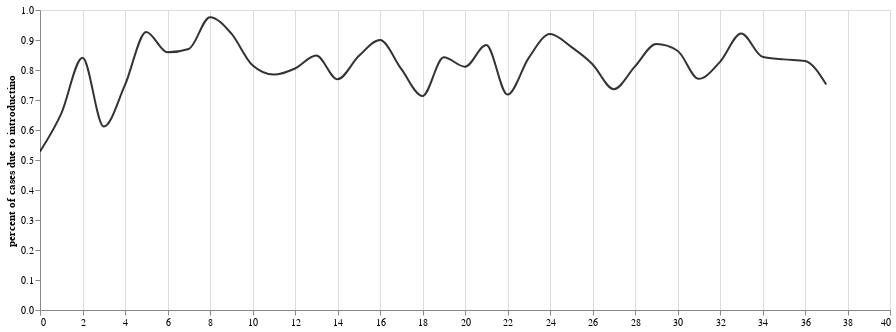

The code cell stored with this chart in its notebook:
### Code cell
percent_intro_sim = alt.Chart(weekly_sim_cases).mark_line(interpolate='monotone', opacity = 0.8, clip = True, color = "black").encode(
    alt.X('week_time', axis=alt.Axis(title="")),
    alt.Y('percent_intro',axis=alt.Axis(title="percent of cases due to introductions", grid=False)),
    
    
).properties(
    width=850,
    height=300)

percent_intro_sim

### Figure 1 — Vega-Lite specification as saved in the notebook (floating-point values rounded to 4 significant figures)
{"config": {"view": {"continuousWidth": 400, "continuousHeight": 300}}, "data": {"name": "data-ad93afafdb6c08659e1cae478872d538"}, "mark": {"type": "line", "clip": true, "color": "black", "interpolate": "monotone", "opacity": 0.8}, "encoding": {"x": {"axis": {"title": ""}, "field": "week_time", "type": "quantitative"}, "y": {"axis": {"grid": false, "title": "percent of cases due to introductino"}, "field": "percent_intro", "type": "quantitative"}}, "height": 300, "width": 850, "$schema": "https://vega.github.io/schema/vega-lite/v4.17.0.json", "datasets": {"data-ad93afafdb6c08659e1cae478872d538": [{"week_time": 0.0, "diff_intro": 2.8, "diff_I": 2.5, "percent_intro": 0.5283}, {"week_time": 1.0, "diff_intro": 4.714, "diff_I": 2.486, "percent_intro": 0.6548}, {"week_time": 2.0, "diff_intro": 4.264, "diff_I": 0.8073, "percent_intro": 0.8408}, {"week_time": 3.0, "diff_intro": 6.044, "diff_I": 3.841, "percent_intro": 0.6114}, {"week_time": 4.0, "diff_intro": 4.576, "diff_I": 1.522, "percent_intro": 0.7504}, {"week_time": 5.0, "diff_intro": 5.021, "diff_I": 0.3953, "percent_intro": 0.927}, {"week_time": 6.0, "diff_intro": 5.81, "diff_I": 0.9534, "percent_intro": 0.859}, {"week_time": 7.0, "diff_intro": 5.611, "diff_I": 0.8367, "percent_intro": 0.8702}, {"week_time": 8.0, "diff_intro": 5.551, "diff_I": 0.1354, "percent_intro": 0.9762}, {"week_time": 9.0, "diff_intro": 4.266, "diff_I": 0.3615, "percent_intro": 0.9219}, {"week_time": 10.0, "diff_intro": 4.321, "diff_I": 0.9762, "percent_intro": 0.8157}, {"week_time": 11.0, "diff_intro": 5.476, "diff_I": 1.502, "percent_intro": 0.7848}, {"week_time": 12.0, "diff_intro": 5.586, "diff_I": 1.352, "percent_intro": 0.8051}, {"week_time": 13.0, "diff_intro": 5.144, "diff_I": 0.9204, "percent_intro": 0.8482}, {"week_time": 14.0, "diff_intro": 5.901, "diff_I": 1.773, "percent_intro": 0.769}, {"week_time": 15.0, "diff_intro": 4.536, "diff_I": 0.8234, "percent_intro": 0.8464}, {"week_time": 16.0, "diff_intro": 6.163, "diff_I": 0.686, "percent_intro": 0.8998}, {"week_time": 17.0, "diff_intro": 5.159, "diff_I": 1.261, "percent_intro": 0.8036}, {"week_time": 18.0, "diff_intro": 4.67, "diff_I": 1.878, "percent_intro": 0.7132}, {"week_time": 19.0, "diff_intro": 5.573, "diff_I": 1.045, "percent_intro": 0.8422}, {"week_time": 20.0, "diff_intro": 5.9, "diff_I": 1.375, "percent_intro": 0.811}, {"week_time": 21.0, "diff_intro": 4.878, "diff_I": 0.6459, "percent_intro": 0.8831}, {"week_time": 22.0, "diff_intro": 5.361, "diff_I": 2.104, "percent_intro": 0.7181}, {"week_time": 23.0, "diff_intro": 6.426, "diff_I": 1.218, "percent_intro": 0.8407}, {"week_time": 24.0, "diff_intro": 6.193, "diff_I": 0.5399, "percent_intro": 0.9198}, {"week_time": 25.0, "diff_intro": 5.663, "diff_I": 0.794, "percent_intro": 0.877}, {"week_time": 26.0, "diff_intro": 4.947, "diff_I": 1.091, "percent_intro": 0.8194}, {"week_time": 27.0, "diff_intro": 6.128, "diff_I": 2.196, "percent_intro": 0.7362}, {"week_time": 28.0, "diff_intro": 6.948, "diff_I": 1.607, "percent_intro": 0.8121}, {"week_time": 29.0, "diff_intro": 6.088, "diff_I": 0.781, "percent_intro": 0.8863}, {"week_time": 30.0, "diff_intro": 5.951, "diff_I": 0.9348, "percent_intro": 0.8643}, {"week_time": 31.0, "diff_intro": 4.239, "diff_I": 1.262, "percent_intro": 0.7706}, {"week_time": 32.0, "diff_intro": 5.761, "diff_I": 1.206, "percent_intro": 0.8269}, {"week_time": 33.0, "diff_intro": 5.918, "diff_I": 0.5034, "percent_intro": 0.9216}, {"week_time": 34.0, "diff_intro": 5.816, "diff_I": 1.073, "percent_intro": 0.8442}, {"week_time": 35.0, "diff_intro": 5.957, "diff_I": 1.174, "percent_intro": 0.8354}, {"week_time": 36.0, "diff_intro": 5.408, "diff_I": 1.105, "percent_intro": 0.8304}, {"week_time": 37.0, "diff_intro": 6.033, "diff_I": 1.992, "percent_intro": 0.7518}]}}
